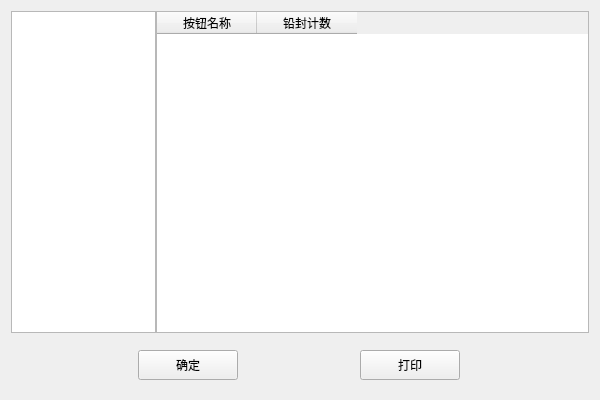
<?xml version="1.0" encoding="UTF-8"?>
<ui version="4.0">
 <class>SealTechniqueClass</class>
 <widget class="QWidget" name="SealTechniqueClass">
  <property name="geometry">
   <rect>
    <x>0</x>
    <y>0</y>
    <width>600</width>
    <height>400</height>
   </rect>
  </property>
  <property name="windowTitle">
   <string>铅封按钮计数统计</string>
  </property>
  <layout class="QVBoxLayout" name="verticalLayout">
   <item>
    <widget class="QWidget" name="widget" native="true">
     <layout class="QHBoxLayout" name="horizontalLayout_2" stretch="1,3">
      <property name="spacing">
       <number>0</number>
      </property>
      <property name="leftMargin">
       <number>0</number>
      </property>
      <property name="topMargin">
       <number>0</number>
      </property>
      <property name="rightMargin">
       <number>0</number>
      </property>
      <property name="bottomMargin">
       <number>0</number>
      </property>
      <item>
       <widget class="QWidget" name="widget_3" native="true">
        <layout class="QHBoxLayout" name="horizontalLayout_3">
         <property name="spacing">
          <number>0</number>
         </property>
         <property name="leftMargin">
          <number>0</number>
         </property>
         <property name="topMargin">
          <number>0</number>
         </property>
         <property name="rightMargin">
          <number>0</number>
         </property>
         <property name="bottomMargin">
          <number>0</number>
         </property>
         <item>
          <widget class="QListView" name="listView"/>
         </item>
        </layout>
       </widget>
      </item>
      <item>
       <widget class="QWidget" name="widget_4" native="true">
        <layout class="QVBoxLayout" name="verticalLayout_2">
         <property name="spacing">
          <number>0</number>
         </property>
         <property name="leftMargin">
          <number>0</number>
         </property>
         <property name="topMargin">
          <number>0</number>
         </property>
         <property name="rightMargin">
          <number>0</number>
         </property>
         <property name="bottomMargin">
          <number>0</number>
         </property>
         <item>
          <widget class="QTableWidget" name="tableWidget">
           <property name="columnCount">
            <number>2</number>
           </property>
           <column>
            <property name="text">
             <string>按钮名称</string>
            </property>
           </column>
           <column>
            <property name="text">
             <string>铅封计数</string>
            </property>
           </column>
          </widget>
         </item>
        </layout>
       </widget>
      </item>
     </layout>
    </widget>
   </item>
   <item>
    <widget class="QWidget" name="widget_2" native="true">
     <property name="minimumSize">
      <size>
       <width>0</width>
       <height>50</height>
      </size>
     </property>
     <property name="maximumSize">
      <size>
       <width>16777215</width>
       <height>50</height>
      </size>
     </property>
     <layout class="QHBoxLayout" name="horizontalLayout">
      <item>
       <widget class="QPushButton" name="pushButton">
        <property name="minimumSize">
         <size>
          <width>100</width>
          <height>30</height>
         </size>
        </property>
        <property name="maximumSize">
         <size>
          <width>100</width>
          <height>30</height>
         </size>
        </property>
        <property name="text">
         <string>确定</string>
        </property>
       </widget>
      </item>
      <item>
       <widget class="QPushButton" name="pushButton_2">
        <property name="minimumSize">
         <size>
          <width>100</width>
          <height>30</height>
         </size>
        </property>
        <property name="maximumSize">
         <size>
          <width>100</width>
          <height>30</height>
         </size>
        </property>
        <property name="text">
         <string>打印</string>
        </property>
       </widget>
      </item>
     </layout>
    </widget>
   </item>
  </layout>
 </widget>
 <layoutdefault spacing="6" margin="11"/>
 <resources/>
 <connections/>
</ui>
